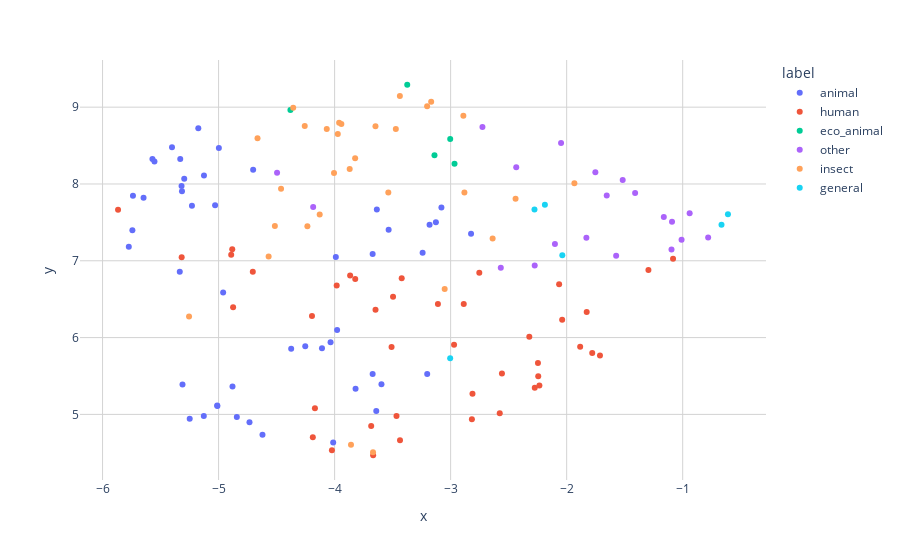

The cell this chart's notebook holds for it:
### Code cell
# try interactive plot with plotly from scratch
fig = px.scatter(embedding_df, x='x', y='y', color='label', 
                 hover_data={'x': False, 'y': False, 'pmid': True,'title': True}) #hover_name='pmid', 
fig.update_layout({'plot_bgcolor': 'white', 'paper_bgcolor': 'white'})
fig.update_xaxes(showgrid=True, zeroline=False, gridcolor='lightgrey')
fig.update_yaxes(showgrid=True, zeroline=False, gridcolor='lightgrey')
fig.show()
#fig.show(renderer="browser")

### Figure 1 — Plotly figure (JSON) as saved in the notebook; plotly's stock layout.template omitted (floating-point values rounded to 4 significant figures)
{"data": [{"customdata": [[10234476, "Pesticide induced changes of nitric oxide synthase..."], [19934164, "Time-course, dose-response, and age comparative se..."], [22393406, "Nicotine-like effects of the neonicotinoid insecti..."], [26513508, "A critical review of neonicotinoid insecticides fo..."], [27375407, "In utero and Lactational Exposure to Acetamiprid I..."], [28385489, "Developmental neurotoxicity of different pesticide..."], [28395332, "Acetamiprid inhibits testosterone synthesis by aff..."], [28980111, "Neuroprotective effects of curcumin against acetam..."], [29091792, "Single and joint toxicity assessment of four curre..."], [29151145, "Pendimethalin induces oxidative stress, DNA damage..."], [29374591, "In vitro genotoxicity assessment of dinitroaniline..."], [30047162, "Neurodevelopmental toxicity in the mouse neocortex..."], [30459330, "Pendimethalin-induced oxidative stress, DNA damage..."], [31891846, "Neonicotinoid insecticides exposure cause amino ac..."], [31916150, "Protective effects of melatonin and vitamin E in a..."], [33485224, "Assessment of the in vivo genotoxicity of pendimet..."], [34280841, "Cardiac toxicity assessment of pendimethalin in ze..."], [34738321, "Benchmark dose and the adverse effects of exposure..."], [34813896, "Assessing sub-lethal effects of the dinitroaniline..."], [35229877, "Zebrafish embryo neonicotinoid developmental neuro..."], [36858584, "Neurotoxicity and behavioral disorders induced in ..."], [36858607, "Developmental stage-specific exposure and neurotox..."], [37149154, "Developmental exposure of zebrafish to neonicotino..."], [37350525, "Neuroprotective potential of berberine against ace..."], [37505564, "Screening of Toxic Effects of Neonicotinoid Insect..."], [37544714, "Transgenerational effects of developmental neuroto..."], [38108941, "Hesperidin counteracts chlorpyrifos-induced neurot..."], [38239268, "Bupropion and varenicline administration reversed ..."], [38347791, "Neuroprotective Effects of Curcumin against Chroni..."], [38581179, "Decreases in the number of microglia and neural ci..."], [38599286, "Effects of acute insecticide exposure on neuronal ..."], [38815349, "Fluoxetine attenuates chlorpyrifos-induced neurona..."], [38818490, "The potential neuroprotective of luteolin against ..."], [38896196, "Exploring Astrocytes Involvement and Glutamate Ind..."], [39002876, "Increased spontaneous activity and progressive sup..."], [39058097, "Role of IRE1α/XBP1/CHOP/NLRP3 Signalling Pathway i..."], [39061856, "Sesamin Exerts an Antioxidative Effect by Activati..."], [39075981, "Effect of chlorpyrifos on cypermethrin-induced dop..."], [39106915, "Neurodevelopmental changes in Drosophila melanogas..."], [39162819, "Effects of chronic insecticide exposure on neurona..."], [39185675, "Sensitivity Variations in Developmental Toxicity o..."], [39189176, "Berberine Attenuates Acetamiprid Exposure-Induced ..."], [39197517, "Neuroprotective effect of diosmin against chlorpyr..."], [39251036, "Imidacloprid unique and repeated treatment produce..."], [39356435, "Lysosomal disruption, mitochondrial impairment, hi..."], [39359636, "Cocktail effects of clothianidin and imidacloprid ..."], [39415959, "Neonicotinoid pesticides: evidence of developmenta..."], [7783251, "A multidisciplinary approach to toxicological scre..."]], "hovertemplate": "label=animal<br>pmid=%{customdata[0]}<br>title=%{customdata[1]}<extra></extra>", "legendgroup": "animal", "marker": {"color": "#636efa", "symbol": "circle"}, "mode": "markers", "name": "animal", "orientation": "v", "showlegend": true, "type": "scatter", "x": [-4.109, -4.035, -4.012, -3.819, -4.843, -3.641, -5.03, -5.316, -3.079, -3.989, -3.672, -4.622, -5.126, -4.961, -5.57, -3.241, -3.636, -4.702, -3.534, -3.127, -5.128, -5.012, -4.88, -5.296, -3.202, -5.249, -5.33, -4.734, -5.175, -5.01, -4.374, -5.647, -5.553, -5.743, -5.311, -5.738, -3.978, -4.997, -5.774, -4.253, -3.182, -5.319, -5.401, -5.335, -5.23, -2.824, -3.596, -3.672], "xaxis": "x", "y": [5.862, 5.938, 4.633, 5.334, 4.967, 5.043, 7.722, 7.906, 7.695, 7.049, 7.087, 4.735, 8.109, 6.585, 8.326, 7.105, 7.669, 8.184, 7.405, 7.501, 4.979, 5.117, 5.362, 8.069, 5.528, 4.943, 8.325, 4.899, 8.725, 5.108, 5.856, 7.82, 8.292, 7.397, 5.388, 7.847, 6.098, 8.468, 7.182, 5.888, 7.47, 7.973, 8.479, 6.857, 7.716, 7.352, 5.394, 5.527], "yaxis": "y"}, {"customdata": [[10369463, "Minor structural changes in nicotinoid insecticide..."], [10583056, "Evidence for double resistance to permethrin and m..."], [15496540, "Pesticides and lung cancer risk in the agricultura..."], [16452832, "Pendimethalin exposure and cancer incidence among ..."], [26535579, "Relationship between Urinary N-Desmethyl-Acetamipr..."], [27365127, "Exploring the Transition of Human α-Synuclein from..."], [27384818, "Occupational Exposure to Pesticides and the Incide..."], [29168786, "Effects of Commonly Used Pesticides in China on th..."], [29591886, "Investigation of the genotoxic and cytotoxic effec..."], [3037439, "Delayed neurotoxicity after ingestion of carbamate..."], [3083676, "Subacute neurotoxicity following long-term exposur..."], [31935421, "Trophoblast toxicity of the neonicotinoid insectic..."], [32443284, "Does pendimethalin develop in pancreatic cancer in..."], [32454683, "The Apoptotic and Anti-apoptotic Effects of Pendim..."], [32738377, "Assessing the combined toxicity effects of three n..."], [32816635, "Pesticide exposure and risk of cardiovascular dise..."], [33706242, "Pendimethalin induces apoptosis in testicular cell..."], [33778899, "Functional alterations by a subgroup of neonicotin..."], [34029839, "Association between pesticide exposure and colorec..."], [34351280, "Associations of neonicotinoids with insulin and gl..."], [34562505, "Pesticides applied to crops and amyotrophic latera..."], [34571697, "Cellular Stress Pathways Are Linked to Acetamiprid..."], [35106090, "Statement on the active substance acetamiprid...."], [35781001, "Different cellular mechanism of imidacloprid and a..."], [35985363, "Pendimethalin induces apoptotic cell death through..."], [37180892, "Neurocytotoxicity of imidacloprid- and acetamiprid..."], [37229902, "Urinary neonicotinoid insecticides and adiposity m..."], [37336441, "Maternal exposure to neonicotinoid insecticides an..."], [37352268, "Comparative efficacy of chemical and botanical ped..."], [37598846, "Pesticides as a potential independent childhood le..."], [38091671, "Effects of cylindrospermopsin, chlorpyrifos and th..."], [38145670, "Urinary biomarkers of exposure to organophosphate,..."], [38376791, "Molecular Docking Analysis at the Human α7-nAChR a..."], [38404712, "Investigating open access new approach methods (NA..."], [38799264, "Associations between neonicotinoids and liver func..."], [39074847, "Berberine chloride loaded nano-PEGylated liposomes..."], [39093779, "Oculomotor nerve palsy caused by imidacloprid at i..."], [39114363, "Treatment of an accident of imidacloprid poisoning..."], [39120325, "Neonicotinoid Pesticides Affect Developing Neurons..."], [39128528, "Imidacloprid affects human cells through mitochond..."], [39251113, "Chlorpyrifos-oxon induced neuronal cell death via ..."], [39399211, "Cytotoxicity induced by three commercial neonicoti..."]], "hovertemplate": "label=human<br>pmid=%{customdata[0]}<br>title=%{customdata[1]}<extra></extra>", "legendgroup": "human", "marker": {"color": "#EF553B", "symbol": "circle"}, "mode": "markers", "name": "human", "orientation": "v", "showlegend": true, "type": "scatter", "x": [-4.023, -1.083, -2.247, -2.558, -1.884, -3.11, -2.245, -3.647, -2.887, -3.509, -2.322, -4.891, -3.496, -3.422, -2.753, -2.275, -3.866, -3.668, -2.235, -1.713, -2.812, -4.882, -2.971, -4.705, -3.822, -3.467, -2.577, -2.817, -1.295, -2.065, -3.685, -1.78, -4.188, -4.195, -4.875, -5.866, -2.039, -1.827, -4.17, -3.982, -5.318, -3.436], "xaxis": "x", "y": [4.534, 7.027, 5.67, 5.533, 5.88, 6.438, 5.498, 6.362, 6.439, 5.878, 6.012, 7.079, 6.531, 6.771, 6.845, 5.347, 6.809, 4.468, 5.377, 5.767, 5.268, 7.149, 5.908, 6.856, 6.763, 4.978, 5.016, 4.935, 6.88, 6.693, 4.849, 5.801, 4.703, 6.283, 6.396, 7.665, 6.234, 6.334, 5.079, 6.679, 7.045, 4.665], "yaxis": "y"}, {"customdata": [[16704049, "Dose-additive inhibition of chinook salmon acetylc..."], [33288284, "Acute neurotoxicity evaluation of two anticholines..."], [33639551, "Acute toxicity, accumulation and sublethal effects..."], [36922956, "The Probiotic <i>Lactobacillus sakei</i> Subsp. <i..."], [39218340, "Sex-specific effects of low-dose of acetamiprid on..."]], "hovertemplate": "label=eco_animal<br>pmid=%{customdata[0]}<br>title=%{customdata[1]}<extra></extra>", "legendgroup": "eco_animal", "marker": {"color": "#00cc96", "symbol": "circle"}, "mode": "markers", "name": "eco_animal", "orientation": "v", "showlegend": true, "type": "scatter", "x": [-3.139, -3.004, -2.966, -4.381, -3.374], "xaxis": "x", "y": [8.376, 8.586, 8.265, 8.964, 9.292], "yaxis": "y"}, {"customdata": [[19248625, "[The effect of pesticide acetamiprid on biochemica..."], [35037685, "MFI, BEA and FAU zeolite scavenging role in neonic..."], [38875860, "Combined stress of an insecticide and heatwaves or..."], [38879021, "Temporal and spatial trends of imidacloprid-relate..."], [38879316, "Effects of imidacloprid combined with validamycin ..."], [38879340, "microRNA-3037 targeting CYP6CY2 confers imidaclopr..."], [38950739, "Heterologous expression and characterization of tw..."], [38986308, "ZIF-8-wrapped AgNPs modified with β-cyclodextrin f..."], [39034816, "New piperidinium surfactants with carbamate fragme..."], [39053111, "A colloidal gold immunochromatographic method for ..."], [39059637, "Photocatalytic removals of imidacloprid insecticid..."], [39064940, "Evaluating the Safety of Imidacloprid FS Seed Trea..."], [39088303, "Overexpression of <i>SmUGGT1</i> Confers Imidaclop..."], [39181260, "A tiny sample rapid visual detection technology fo..."], [39182229, "Examining imidacloprid behaviorally resistant hous..."], [39195720, "Characterization of Neonicotinoid Metabolites by C..."], [39224274, "Eco-friendly and sustainable approaches against ap..."], [39317252, "Occurrence and distribution of neonicotinoids and ..."], [39393250, "Cross-resistance patterns in field strains of the ..."], [39419870, "An overview on the fate and behavior of imidaclopr..."]], "hovertemplate": "label=other<br>pmid=%{customdata[0]}<br>title=%{customdata[1]}<extra></extra>", "legendgroup": "other", "marker": {"color": "#ab63fa", "symbol": "circle"}, "mode": "markers", "name": "other", "orientation": "v", "showlegend": true, "type": "scatter", "x": [-4.496, -2.435, -1.753, -2.101, -1.163, -1.01, -4.185, -2.048, -1.574, -1.41, -2.726, -1.655, -1.092, -0.94, -1.096, -2.568, -1.517, -2.275, -0.7806, -1.83], "xaxis": "x", "y": [8.147, 8.219, 8.154, 7.219, 7.571, 7.273, 7.7, 8.532, 7.066, 7.882, 8.743, 7.851, 7.507, 7.619, 7.148, 6.909, 8.051, 6.937, 7.303, 7.299], "yaxis": "y"}, {"customdata": [[22361216, "Effect of chronic exposure to pendimethalin on the..."], [24183287, "Effects of in vivo chronic exposure to pendimethal..."], [24293324, "Physiological and oxidative stress biomarkers in t..."], [26990785, "Molecular Effects of Neonicotinoids in Honey Bees ..."], [29933130, "Evaluation of acetamiprid-induced genotoxic and ox..."], [29982916, "Antioxidant activities of Moringa oleifera leaf ex..."], [30025381, "Transchem project - Part II: Transgenerational eff..."], [30419375, "Study on neurotoxicity of dinotefuran, thiamethoxa..."], [31266377, "Comparative acute toxicity of two phytosanitary mo..."], [32396780, "Joint toxicity of two phytosanitary molecules, lam..."], [32515618, "Evaluation of genotoxicity induced by herbicide pe..."], [33268085, "Chronic effects of a binary insecticide Acer 35 EC..."], [33641563, "Tissue-specific toxicity of clothianidin on rainbo..."], [34537335, "Potential role of dietary chitosan nanoparticles a..."], [35278537, "Dinitroaniline herbicide pendimethalin affects dev..."], [35528506, "Clinicohematological, Mutagenic, and Oxidative Str..."], [36207421, "Combined transcriptome and metabolite profiling an..."], [36704964, "Comparative assessment of acute toxicity and histo..."], [36827829, "Characteristics of tissue distribution, metabolism..."], [37356513, "Individual and interactive biochemical profile dam..."], [37591395, "Chemical occurrence of pesticides and transformati..."], [38896413, "Environmental presence and toxicological outcomes ..."], [38942275, "Effects of the insecticide imidacloprid on aquatic..."], [38980489, "Changes in the proteome of Apis mellifera acutely ..."], [39033793, "The toxicity effects of imidacloprid and chlorpyri..."], [39136649, "Sublethal Imidacloprid Administration to Honey Bee..."], [39249498, "Physiological and gene expression responses of Pro..."], [39361120, "Toxic Effects of Imidacloprid, Copper Sulfate, and..."], [39368615, "Bioaccumulation, transformation and toxicity of im..."], [39402966, "Toxicity of pesticide cocktails in amphibian larva..."]], "hovertemplate": "label=insect<br>pmid=%{customdata[0]}<br>title=%{customdata[1]}<extra></extra>", "legendgroup": "insect", "marker": {"color": "#FFA15A", "symbol": "circle"}, "mode": "markers", "name": "insect", "orientation": "v", "showlegend": true, "type": "scatter", "x": [-3.973, -3.942, -4.068, -3.669, -4.462, -4.257, -3.823, -3.859, -3.168, -2.89, -3.87, -3.438, -3.472, -4.357, -3.537, -3.961, -4.569, -3.203, -2.638, -4.005, -2.44, -3.051, -1.933, -4.515, -4.664, -4.235, -4.129, -3.648, -5.255, -2.881], "xaxis": "x", "y": [8.65, 8.782, 8.716, 4.506, 7.939, 8.756, 8.336, 4.604, 9.072, 8.888, 8.197, 9.147, 8.715, 8.993, 7.888, 8.796, 7.057, 9.012, 7.292, 8.142, 7.808, 6.633, 8.01, 7.453, 8.595, 7.451, 7.602, 8.75, 6.275, 7.888], "yaxis": "y"}, {"customdata": [[23423954, "Cross-resistance to prosulfocarb and triallate in ..."], [32638493, "Loss of trifluralin metabolic resistance in Lolium..."], [34699920, "Distribution of pesticides and some of their trans..."], [34916546, "Direct pesticide exposure of insects in nature con..."], [36202272, "Unravelling the occurrence of trace contaminants i..."], [38470098, "Non-acute exposure of neonicotinoids, health risk ..."]], "hovertemplate": "label=general<br>pmid=%{customdata[0]}<br>title=%{customdata[1]}<extra></extra>", "legendgroup": "general", "marker": {"color": "#19d3f3", "symbol": "circle"}, "mode": "markers", "name": "general", "orientation": "v", "showlegend": true, "type": "scatter", "x": [-0.6656, -0.6099, -2.277, -2.037, -2.188, -3.004], "xaxis": "x", "y": [7.468, 7.606, 7.667, 7.072, 7.729, 5.73], "yaxis": "y"}], "layout": {"legend": {"title": {"text": "label"}, "tracegroupgap": 0}, "margin": {"t": 60}, "paper_bgcolor": "white", "plot_bgcolor": "white", "xaxis": {"anchor": "y", "domain": [0, 1], "gridcolor": "lightgrey", "showgrid": true, "title": {"text": "x"}, "zeroline": false}, "yaxis": {"anchor": "x", "domain": [0, 1], "gridcolor": "lightgrey", "showgrid": true, "title": {"text": "y"}, "zeroline": false}}}
